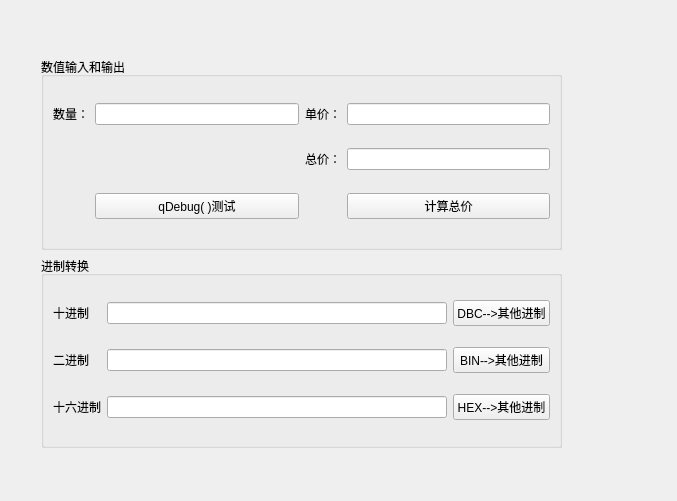
<?xml version="1.0" encoding="UTF-8"?>
<ui version="4.0">
 <class>Widget</class>
 <widget class="QWidget" name="Widget">
  <property name="geometry">
   <rect>
    <x>0</x>
    <y>0</y>
    <width>677</width>
    <height>501</height>
   </rect>
  </property>
  <property name="windowTitle">
   <string>Widget</string>
  </property>
  <widget class="QWidget" name="">
   <property name="geometry">
    <rect>
     <x>41</x>
     <y>57</y>
     <width>521</width>
     <height>391</height>
    </rect>
   </property>
   <layout class="QVBoxLayout" name="verticalLayout">
    <item>
     <widget class="QGroupBox" name="groupBox">
      <property name="title">
       <string>数值输入和输出</string>
      </property>
      <layout class="QGridLayout" name="gridLayout">
       <item row="0" column="0">
        <widget class="QLabel" name="label">
         <property name="text">
          <string>数量：</string>
         </property>
         <property name="alignment">
          <set>Qt::AlignRight|Qt::AlignTrailing|Qt::AlignVCenter</set>
         </property>
        </widget>
       </item>
       <item row="0" column="1">
        <widget class="QLineEdit" name="editNum"/>
       </item>
       <item row="0" column="2">
        <widget class="QLabel" name="label_2">
         <property name="text">
          <string>单价：</string>
         </property>
         <property name="alignment">
          <set>Qt::AlignRight|Qt::AlignTrailing|Qt::AlignVCenter</set>
         </property>
        </widget>
       </item>
       <item row="0" column="3">
        <widget class="QLineEdit" name="editPrice"/>
       </item>
       <item row="1" column="2">
        <widget class="QLabel" name="label_3">
         <property name="text">
          <string>总价：</string>
         </property>
         <property name="alignment">
          <set>Qt::AlignRight|Qt::AlignTrailing|Qt::AlignVCenter</set>
         </property>
        </widget>
       </item>
       <item row="1" column="3">
        <widget class="QLineEdit" name="editTotal"/>
       </item>
       <item row="2" column="1">
        <widget class="QPushButton" name="btnDebug">
         <property name="text">
          <string>qDebug( )测试</string>
         </property>
        </widget>
       </item>
       <item row="2" column="3">
        <widget class="QPushButton" name="btnCal">
         <property name="text">
          <string>计算总价</string>
         </property>
        </widget>
       </item>
      </layout>
     </widget>
    </item>
    <item>
     <widget class="QGroupBox" name="groupBox_2">
      <property name="title">
       <string>进制转换</string>
      </property>
      <layout class="QGridLayout" name="gridLayout_2">
       <item row="0" column="1">
        <widget class="QLineEdit" name="editdec"/>
       </item>
       <item row="2" column="0">
        <widget class="QLabel" name="label_6">
         <property name="text">
          <string>十六进制</string>
         </property>
        </widget>
       </item>
       <item row="2" column="2">
        <widget class="QPushButton" name="btnHex">
         <property name="text">
          <string>HEX--&gt;其他进制</string>
         </property>
        </widget>
       </item>
       <item row="0" column="2">
        <widget class="QPushButton" name="btnDec">
         <property name="text">
          <string>DBC--&gt;其他进制</string>
         </property>
        </widget>
       </item>
       <item row="1" column="2">
        <widget class="QPushButton" name="btnBin">
         <property name="text">
          <string>BIN--&gt;其他进制</string>
         </property>
        </widget>
       </item>
       <item row="2" column="1">
        <widget class="QLineEdit" name="editHex"/>
       </item>
       <item row="1" column="0">
        <widget class="QLabel" name="label_5">
         <property name="text">
          <string>二进制</string>
         </property>
        </widget>
       </item>
       <item row="0" column="0">
        <widget class="QLabel" name="label_4">
         <property name="text">
          <string>十进制</string>
         </property>
        </widget>
       </item>
       <item row="1" column="1">
        <widget class="QLineEdit" name="editBin"/>
       </item>
      </layout>
     </widget>
    </item>
   </layout>
  </widget>
 </widget>
 <resources/>
 <connections/>
</ui>
